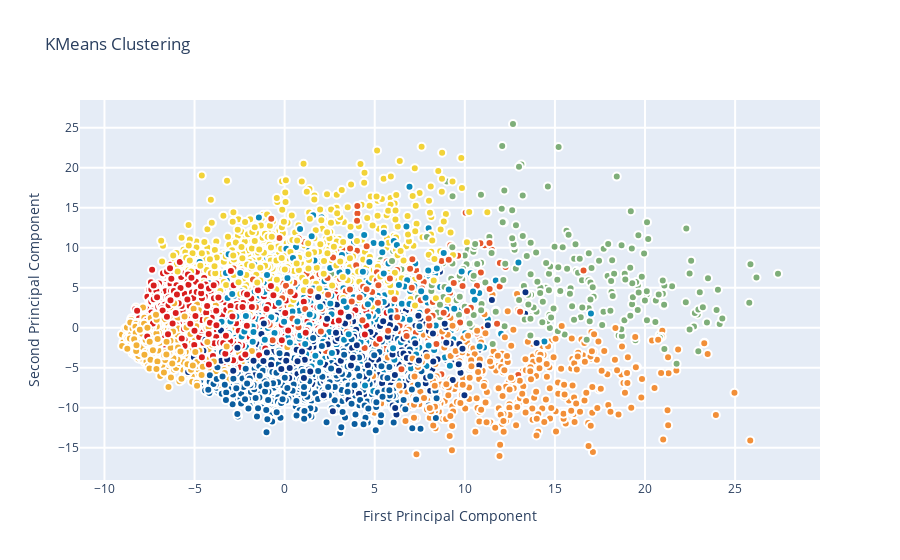

Here is the notebook cell this chart was saved with:
### Code cell
layout = go.Layout(
    title = 'KMeans Clustering',
    hovermode = 'closest',
    xaxis = dict(
        title = 'First Principal Component',
        ticklen = 5,
        zeroline = False,
        gridwidth = 2,
    ),
    yaxis = dict(
        title = 'Second Principal Component',
        ticklen = 5,
        gridwidth = 2,
    ),
    showlegend = True
)

data = [trace_kmeans]
fig1 = dict(data=data, layout=layout)

# fig1.append_trace(contour_list)
py.iplot(fig1, filename="svm")

### Figure 1 — Plotly figure (JSON) as saved in the notebook; plotly's stock layout.template omitted (floating-point values rounded to 4 significant figures; data arrays with more than 128 entries replaced by an {"elided": "..."} marker saying what was removed)
{"data": [{"marker": {"color": {"elided": "6000 int values"}, "colorscale": [[0, "rgb(12,51,131)"], [0.25, "rgb(10,136,186)"], [0.5, "rgb(242,211,56)"], [0.75, "rgb(242,143,56)"], [1, "rgb(217,30,30)"]], "line": {"color": "rgb(255, 255, 255)", "width": 2}, "showscale": false, "size": 8}, "mode": "markers", "showlegend": false, "type": "scatter", "x": {"elided": "6000 float values"}, "y": {"elided": "6000 float values"}}], "layout": {"hovermode": "closest", "showlegend": true, "title": {"text": "KMeans Clustering"}, "xaxis": {"gridwidth": 2, "ticklen": 5, "title": {"text": "First Principal Component"}, "zeroline": false}, "yaxis": {"gridwidth": 2, "ticklen": 5, "title": {"text": "Second Principal Component"}}}}
